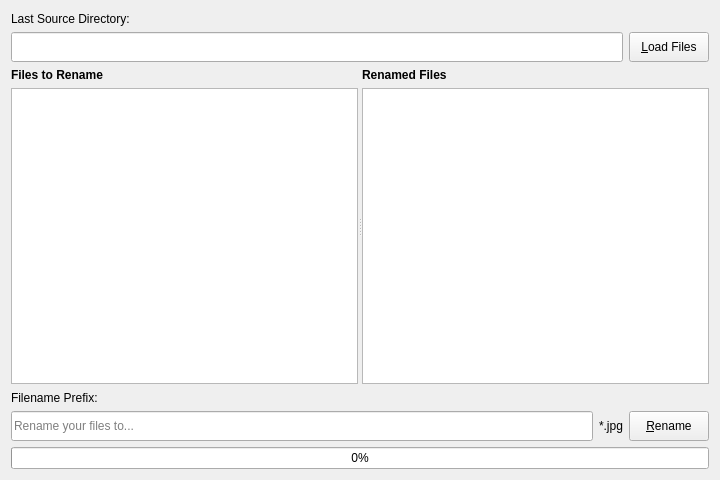
<?xml version="1.0" encoding="UTF-8"?>
<ui version="4.0">
 <class>Window</class>
 <widget class="QWidget" name="Window">
  <property name="geometry">
   <rect>
    <x>0</x>
    <y>0</y>
    <width>720</width>
    <height>480</height>
   </rect>
  </property>
  <property name="windowTitle">
   <string>RP Renamer</string>
  </property>
  <layout class="QGridLayout" name="gridLayout">
   <item row="0" column="0" colspan="3">
    <widget class="QLabel" name="label">
     <property name="minimumSize">
      <size>
       <width>0</width>
       <height>15</height>
      </size>
     </property>
     <property name="maximumSize">
      <size>
       <width>16777215</width>
       <height>15</height>
      </size>
     </property>
     <property name="text">
      <string>Last Source Directory:</string>
     </property>
    </widget>
   </item>
   <item row="1" column="0" colspan="2">
    <widget class="QLineEdit" name="dirEdit">
     <property name="minimumSize">
      <size>
       <width>0</width>
       <height>30</height>
      </size>
     </property>
     <property name="maximumSize">
      <size>
       <width>16777215</width>
       <height>30</height>
      </size>
     </property>
     <property name="readOnly">
      <bool>true</bool>
     </property>
    </widget>
   </item>
   <item row="1" column="2">
    <widget class="QPushButton" name="loadFilesButton">
     <property name="minimumSize">
      <size>
       <width>0</width>
       <height>30</height>
      </size>
     </property>
     <property name="maximumSize">
      <size>
       <width>16777215</width>
       <height>30</height>
      </size>
     </property>
     <property name="text">
      <string>&amp;Load Files</string>
     </property>
    </widget>
   </item>
   <item row="2" column="0" colspan="3">
    <widget class="QSplitter" name="splitter">
     <property name="orientation">
      <enum>Qt::Horizontal</enum>
     </property>
     <widget class="QWidget" name="layoutWidget">
      <layout class="QVBoxLayout" name="verticalLayout">
       <item>
        <widget class="QLabel" name="label_2">
         <property name="font">
          <font>
           <weight>75</weight>
           <bold>true</bold>
          </font>
         </property>
         <property name="text">
          <string>Files to Rename</string>
         </property>
        </widget>
       </item>
       <item>
        <widget class="QListWidget" name="srcFileList"/>
       </item>
      </layout>
     </widget>
     <widget class="QWidget" name="layoutWidget">
      <layout class="QVBoxLayout" name="verticalLayout_2">
       <item>
        <widget class="QLabel" name="label_3">
         <property name="font">
          <font>
           <weight>75</weight>
           <bold>true</bold>
          </font>
         </property>
         <property name="text">
          <string>Renamed Files</string>
         </property>
        </widget>
       </item>
       <item>
        <widget class="QListWidget" name="dstFileList"/>
       </item>
      </layout>
     </widget>
    </widget>
   </item>
   <item row="3" column="0" colspan="3">
    <widget class="QLabel" name="label_4">
     <property name="minimumSize">
      <size>
       <width>0</width>
       <height>15</height>
      </size>
     </property>
     <property name="maximumSize">
      <size>
       <width>16777215</width>
       <height>15</height>
      </size>
     </property>
     <property name="text">
      <string>Filename Prefix:</string>
     </property>
    </widget>
   </item>
   <item row="4" column="0">
    <widget class="QLineEdit" name="prefixEdit">
     <property name="minimumSize">
      <size>
       <width>0</width>
       <height>30</height>
      </size>
     </property>
     <property name="maximumSize">
      <size>
       <width>16777215</width>
       <height>30</height>
      </size>
     </property>
     <property name="placeholderText">
      <string>Rename your files to...</string>
     </property>
    </widget>
   </item>
   <item row="4" column="1">
    <widget class="QLabel" name="extensionLabel">
     <property name="minimumSize">
      <size>
       <width>0</width>
       <height>30</height>
      </size>
     </property>
     <property name="maximumSize">
      <size>
       <width>16777215</width>
       <height>30</height>
      </size>
     </property>
     <property name="text">
      <string>*.jpg</string>
     </property>
    </widget>
   </item>
   <item row="4" column="2">
    <widget class="QPushButton" name="renameFilesButton">
     <property name="minimumSize">
      <size>
       <width>0</width>
       <height>30</height>
      </size>
     </property>
     <property name="maximumSize">
      <size>
       <width>16777215</width>
       <height>30</height>
      </size>
     </property>
     <property name="text">
      <string>&amp;Rename</string>
     </property>
    </widget>
   </item>
   <item row="5" column="0" colspan="3">
    <widget class="QProgressBar" name="progressBar">
     <property name="value">
      <number>0</number>
     </property>
    </widget>
   </item>
  </layout>
 </widget>
 <resources/>
 <connections/>
</ui>
